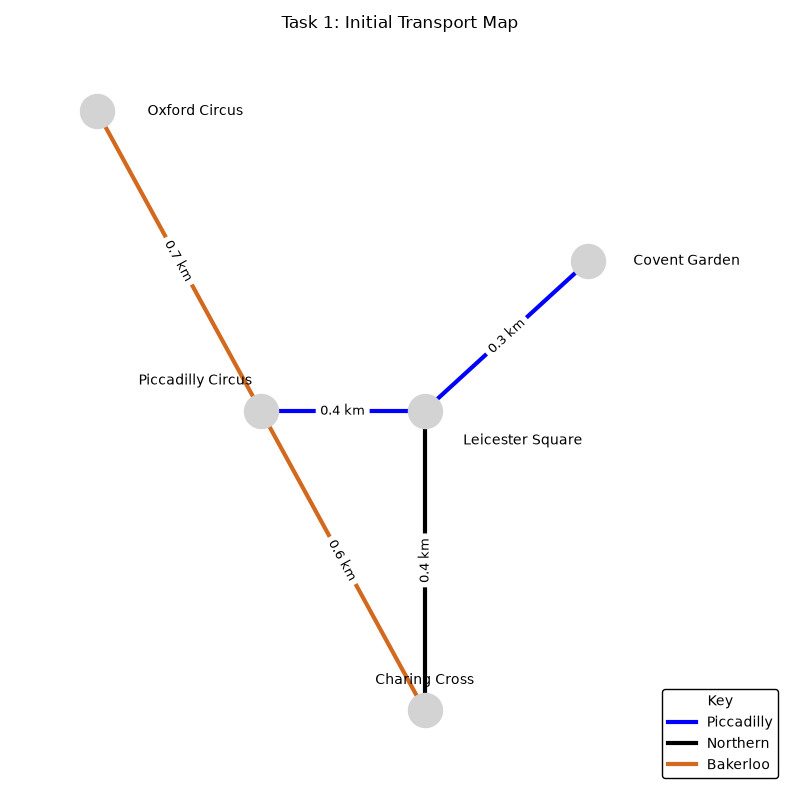

Python code for this plot:
import numpy as np
import pandas as pd
import networkx as nx
import matplotlib.pyplot as plt
import matplotlib.lines as mlines

def task_1():
    print("Task 1: Create a graph like the one have been shown")
    Graph1 = nx.Graph()

    position1 = {

        "Oxford Circus": (0, 4),
        "Piccadilly Circus": (1, 2),
        "Charing Cross": (2, 0),
        "Leicester Square": (2, 2),
        "Covent Garden": (3, 3)

    }

    edges1 = [
        ("Oxford Circus", "Piccadilly Circus", 0.7, "chocolate", "Bakerloo"),
        ("Piccadilly Circus", "Charing Cross", 0.6, "chocolate", "Bakerloo"),
        ("Piccadilly Circus", "Leicester Square", 0.4, "blue", "Piccadilly"),
        ("Leicester Square","Charing Cross", 0.4, "black", "Northern"),
        ("Leicester Square", "Covent Garden", 0.3, "blue", "Piccadilly")
    ]

    for u, v, dist, color, line in edges1:
        Graph1.add_edge(u, v, weight=dist, color=color, line=line)
        
    plt.figure(figsize=(8, 8))
    
    # 3. Vẽ các thành phần của đồ thị
    nx.draw_networkx_nodes(Graph1, position1, node_color='lightgray', node_size=600)
    
    edge_colors = [data['color'] for _, _, data in Graph1.edges(data=True)]
    nx.draw_networkx_edges(Graph1, position1, edge_color=edge_colors, width=3)
    
    label_positions = {
    "Oxford Circus": (0.6, 4),
    "Piccadilly Circus": (0.6, 2.2),
    "Charing Cross": (2.0, 0.2),
    "Leicester Square": (2.6, 1.8),
    "Covent Garden": (3.6, 3.0)
    }
    nx.draw_networkx_labels(
    Graph1,
    label_positions,
    font_size=10,
    font_family="sans-serif",
    )
    
    # Hiển thị số khoảng cách thay vì chữ cái a,b,c
    edge_labels = {(u, v): f"{data['weight']} km" for u, v, data in Graph1.edges(data=True)}
    nx.draw_networkx_edge_labels(Graph1, position1, edge_labels=edge_labels, font_size=9)
    
    # 4. Vẽ bảng chú giải (Key) khớp với hình mẫu
    bakerloo_line = mlines.Line2D([], [], color='chocolate', linewidth=3, label='Bakerloo')
    piccadilly_line = mlines.Line2D([], [], color='blue', linewidth=3, label='Piccadilly')
    northern_line = mlines.Line2D([], [], color='black', linewidth=3, label='Northern')
    
    plt.legend(handles=[piccadilly_line, northern_line, bakerloo_line], title="Key", loc="lower right", framealpha=1, edgecolor="black")
    plt.xlim(-0.5, 4.2)
    plt.ylim(-0.5, 4.5)
    plt.title("Task 1: Initial Transport Map")
    plt.axis("off") # Ẩn khung tọa độ
    plt.tight_layout()
    plt.savefig("task1.png") # Lưu ảnh để nộp
    plt.show()

if __name__ == "__main__":
    task_1()
